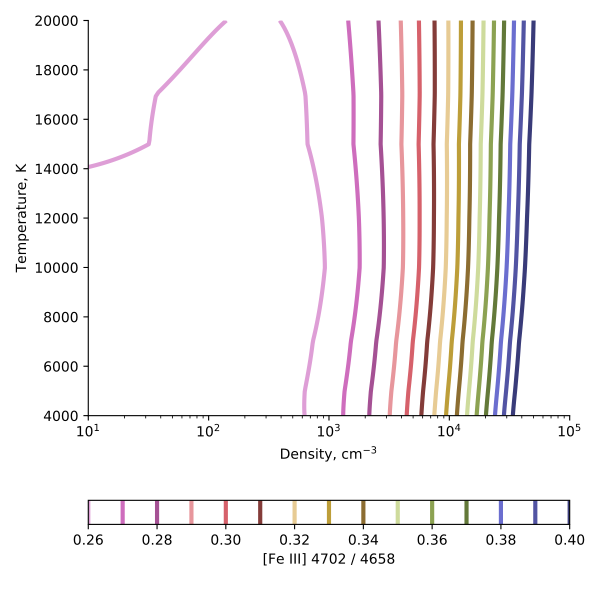

Generate this figure with Python:
from __future__ import print_function
import sys
import numpy as np
import pyneb as pn
import matplotlib.pyplot as plt
import matplotlib as mpl
import seaborn as sns

fe3 = pn.Atom('Fe', 3)

Ts = np.linspace(4000, 20000, 100)
Ds = 10**np.linspace(1.0, 5.0, 200)

def ratio_4702_4658(tem, den):
    em4702 = fe3.getEmissivity(tem, den, wave=4701.53)
    em4658 = fe3.getEmissivity(tem, den, wave=4658.05)
    return em4702/em4658


figfile = sys.argv[0].replace('.py', '.pdf')

ratios = ratio_4702_4658(Ts, Ds)
levels = np.linspace(0.24, 0.40, 17)
fig, ax = plt.subplots(figsize=(6, 6))

Ts = Ts[:, None]*np.ones_like(ratios)
Ds = Ds[None, :]*np.ones_like(ratios)

#ax.contour(Ts, Ds, Ds, levels=[100, 10000, 1e6], cmap='magma_r')
c = ax.contour(Ds, Ts, ratios,
               levels=levels,
               cmap='tab20b_r', linewidths=3)
# ax.clabel(c, levels[1::2], fontsize='x-small',
#           inline=False, rightside_up=True, use_clabeltext=True)
cb = fig.colorbar(c, orientation='horizontal')
cb.set_label("[Fe III] 4702 / 4658")

ax.set(
    ylabel="Temperature, K",
    xlabel="Density, cm$^{-3}$",
    xscale='log',
)
sns.despine()
fig.tight_layout()
fig.savefig(figfile)
print(figfile, end='')
